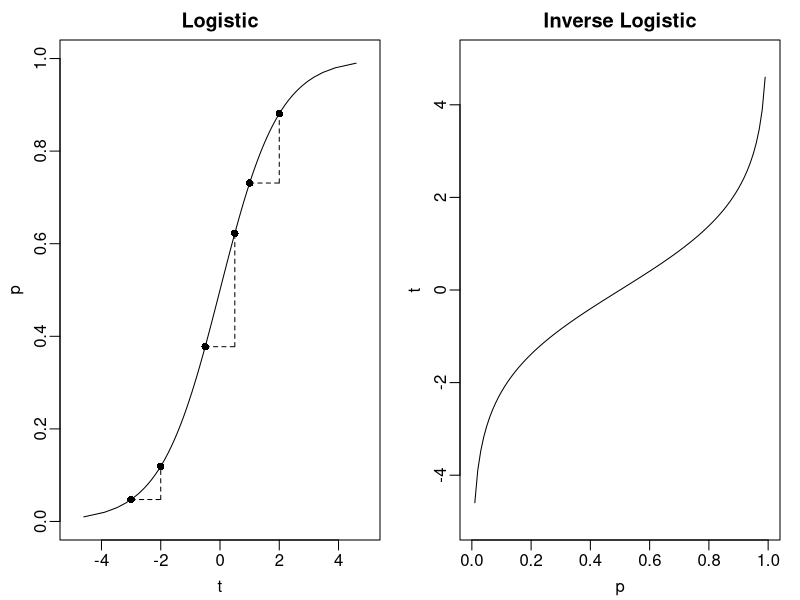

This figure's R source:
## ---- chunk 1
#| label: fig-logistic
#| fig-width: 6
#| fig-asp: 0.5625
#| fig-align: center
#| fig-cap: Logistic and inverse logistic functions

par(mar = c(3,3,2,1), mgp = c(1.8, 0.5, 0), mfrow = c(1,2))
p_seq <- seq(0.01, 0.99, by = 0.01)
t_seq <- log(p_seq/(1-p_seq))

plot(1, type = "n", 
     xlim = c(-5,5), ylim = c(0,1), 
     xlab = "t", ylab = "p", main = "Logistic")
lines(t_seq, p_seq)

x <- c(-3, -2, -0.5, 0.5, 1, 2)
y <- 1/(1 + exp(-1 * x))
points(x = x, y = y, pch = 16)

lines(x = c(-3,-2), y = 1/(1 + exp(-1*c(-3,-3))), lty = 2)
lines(x = c(-0.5, 0.5), y = 1/(1 + exp(-1*c(-0.5, -0.5))), lty = 2)
lines(x = c(1,2), y = 1/(1 + exp(-1*c(1,1))), lty = 2)

lines(x = c(-2,-2), y = 1/(1 + exp(-1*c(-3,-2))), lty = 2)
lines(x = c(0.5, 0.5), y = 1/(1 + exp(-1*c(-0.5, 0.5))), lty = 2)
lines(x = c(2,2), y = 1/(1 + exp(-1*c(1,2))), lty = 2)

plot(1, type = "n",
     xlim = c(0,1), ylim = c(-5,5),
     xlab = "p", ylab = "t", main = "Inverse Logistic")
lines(p_seq, t_seq)
## ---- chunk 2
#| label: shot-features
#| echo: false
#| eval: true
shot_vars <- c("shot.type.name", 
    "shot.technique.name", "shot.body_part.name",
    "DistToGoal", "DistToKeeper", # dist. to keeper is distance from GK to goal
    "AngleToGoal", "AngleToKeeper",
    "AngleDeviation", 
    "avevelocity","density", "density.incone",
    "distance.ToD1", "distance.ToD2",
    "AttackersBehindBall", "DefendersBehindBall",
    "DefendersInCone", "InCone.GK", "DefArea")
shot_vars
